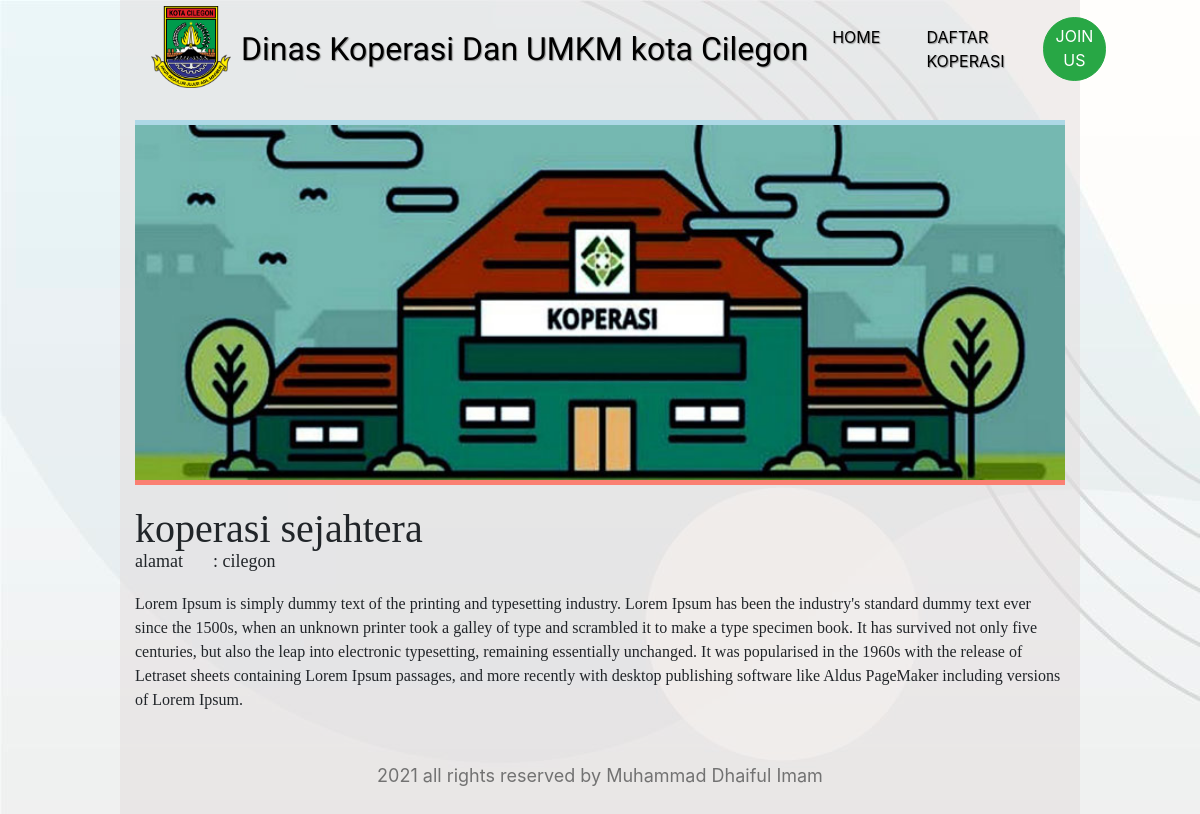
Page /article/article.php?id=1 on the committed database.
### tables this page shows
CREATE TABLE `koperasi` (
  `id` int(11) NOT NULL,
  `nama_koperasi` varchar(255) NOT NULL,
  `alamat` varchar(255) NOT NULL,
  `isi_koperasi` text NOT NULL,
  `gambar_koperasi` varchar(200) NOT NULL
);

### function/functions.php (called while the page is built, shortened)
<?php
$conn = mysqli_connect("localhost", "root", "", "datakoperasi");
function query($query)
{
    global $conn;
    $result = mysqli_query($conn, $query);
    $rows = [];
    while ($row = mysqli_fetch_assoc($result)) {
        $rows[] = $row;
    }
    return $rows;
}

### article/article.php (the view, shortened to what this page needs)
<?php
require '../function/functions.php';
$id = $_GET["id"];
$datakop = query("SELECT * FROM koperasi WHERE id = $id")[0];
?>
<!doctype html>
<html lang="en">
<head>
  <link rel="stylesheet" href="../bootstrap/css/bootstrap.min.css">
  <link rel="stylesheet" href="css/styleArticle.css">
</head>
<body>
  <div class="bgcontent">
    <nav class="navbar navbar-expand-lg navbar-light">
      <div class="container">
        <img src="../logodinascilegon/logo.png" alt="logo">
        <a class="navbar-brand" href="#">Dinas Koperasi Dan UMKM kota Cilegon</a>
        <div class="collapse navbar-collapse" id="navbarNavAltMarkup">
          <div class="navbar-nav ml-auto">
            <a class="nav-item nav-link active" href="../home/index.php">Home <span class="sr-only">(current)</span></a>
            <a class="nav-item nav-link" href="../daftarkop/daftarKoperasi.php">Daftar Koperasi</a>
            <a class="nav-item btn btn-success tombol" href="#">join us</a>
          </div>
        </div>
      </div>
    </nav>
    <div class="container content">
      <img src="../imgcontent/<?= $datakop["gambar_koperasi"]; ?>" alt="hero" class="img-fluid hero">
      <h1><?= $datakop["nama_koperasi"]; ?></h1>
      <h3 class="alamat"><span>alamat</span>: <?= $datakop["alamat"]; ?></h3>
      <p><?= $datakop["isi_koperasi"]; ?></p>
    </div>
    <div class="row footer">
      <div class="col text-center">
        <p>2021 all rights reserved by Muhammad Dhaiful Imam</p>
      </div>
    </div>
  </div>
</body>
</html>

### article/css/styleArticle.css (style rules this page uses)
body { background-image: url(../background/bgart.jpg); }
.navbar { position: relative; z-index: 1; }
.navbar-brand { font-family: viga; font-size: 16px; }
.navbar img { width: 50px; position: relative; }
.tombol { text-transform: uppercase; border-radius: 40px; }
.content { font-family: poppins; }
.hero { border-top: 5px solid lightblue; border-bottom: 5px solid salmon; width: 100%; margin-bottom: 20px; margin-top: 20px; }
.alamat { font-size: 18px; font-weight: 300; margin-top: -10px; margin-bottom: 20px; }
.alamat span { margin-right: 30px; }
.footer { margin-top: 50px; margin-bottom: 20px; }
.footer p { font-size: 18px; color: #acacac; }
@media (min-width: 992px) { .bgcontent { background-color: rgba(228, 222, 222, 0.5); width: 80%; margin: auto; } }
@media (min-width: 992px) { .navbar { padding-bottom: 10px; } }
@media (min-width: 992px) { .navbar-brand { font-size: 32px; } }
@media (min-width: 992px) { .navbar-brand, .nav-link { color: rgb(0, 0, 0) !important; text-shadow: 1px 1px 1px rgba(105, 105, 105, 0.7); } }
@media (min-width: 992px) { .navbar img { width: 80px; position: relative; bottom: 2px; margin-right: 10px; } }
@media (min-width: 992px) { .nav-link { text-transform: uppercase; margin-right: 30px; } }
@media (min-width: 992px) { .footer { margin-bottom: 0; padding-bottom: 10px; } }
@media (min-width: 992px) { .footer p { font-size: 18px; color: #727272; } }

### rows in the picture
koperasi: gambar_koperasi (picture), nama_koperasi "koperasi sejahtera", alamat "cilegon", isi_koperasi "Lorem Ipsum is simply dummy text of the printing and typesetting industry. Lorem Ipsum has been the industry's standard dummy text ever since the 1500s, when an unknown printer took a galley of type and scrambled it to make a type specimen book. It has survived not only five centuries, but also the leap into electronic typesetting, remaining essentially unchanged. It was popularised in the 1960s with the release of Letraset sheets containing Lorem Ipsum passages, and more recently with desktop publishing software like Aldus PageMaker including versions of Lorem Ipsum."
